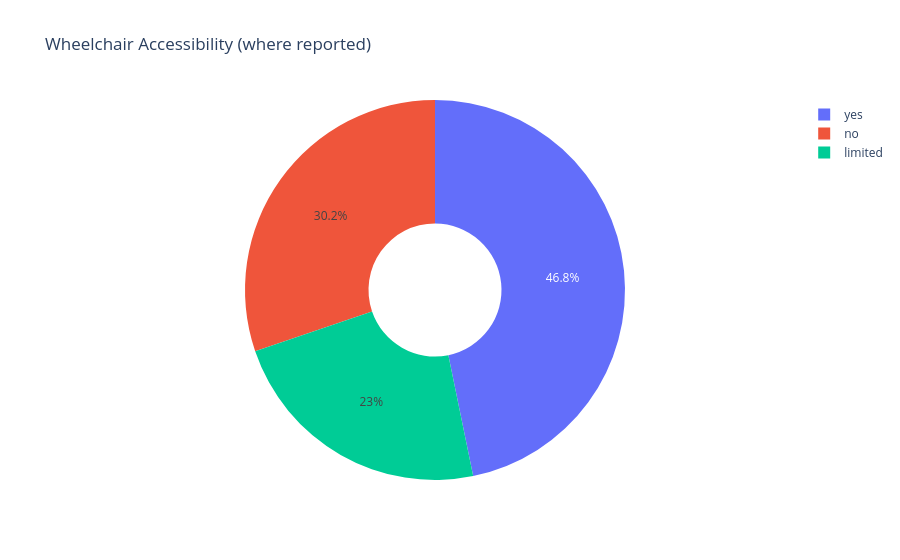

The cell this chart's notebook holds for it:
### Code cell
wheelchair_data = attrs_flat["wheelchair"].value_counts()

fig = px.pie(
    values=wheelchair_data.values,
    names=wheelchair_data.index,
    title="Wheelchair Accessibility (where reported)",
    template=PLOTLY_TEMPLATE,
    hole=0.35,
)
fig.show()

### Figure 1 — Plotly figure (JSON) as saved in the notebook; plotly's stock layout.template omitted (floating-point values rounded to 4 significant figures)
{"data": [{"domain": {"x": [0, 1], "y": [0, 1]}, "hole": 0.35, "hovertemplate": "label=%{label}<br>value=%{value}<extra></extra>", "labels": ["yes", "no", "limited"], "legendgroup": "", "name": "", "showlegend": true, "type": "pie", "values": [995, 643, 489]}], "layout": {"legend": {"tracegroupgap": 0}, "title": {"text": "Wheelchair Accessibility (where reported)"}}}
